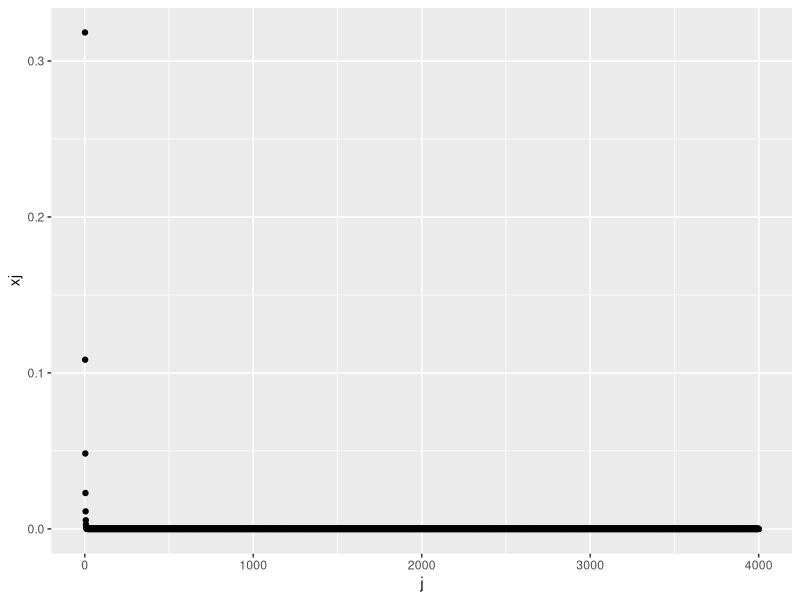
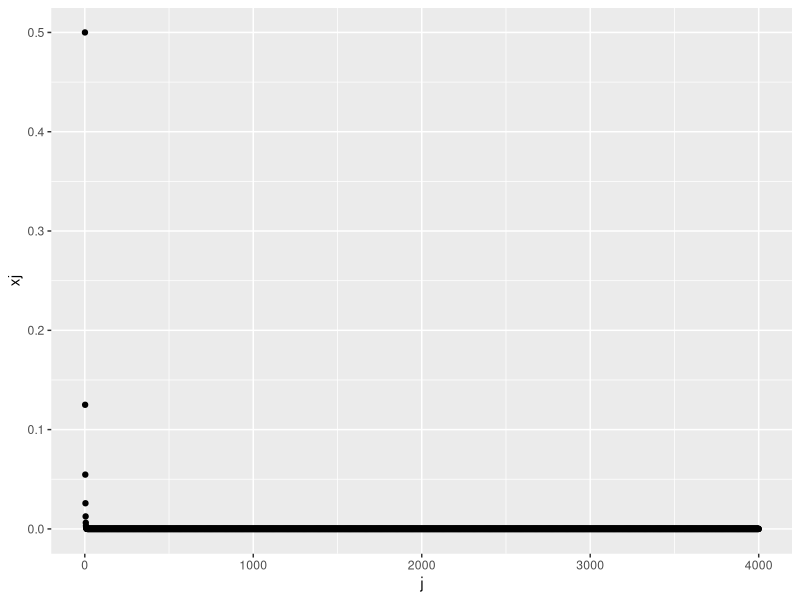
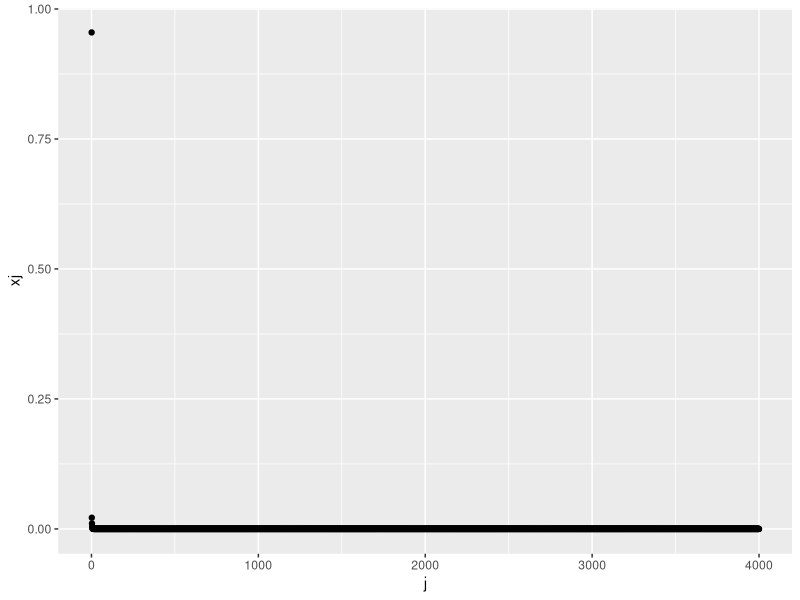
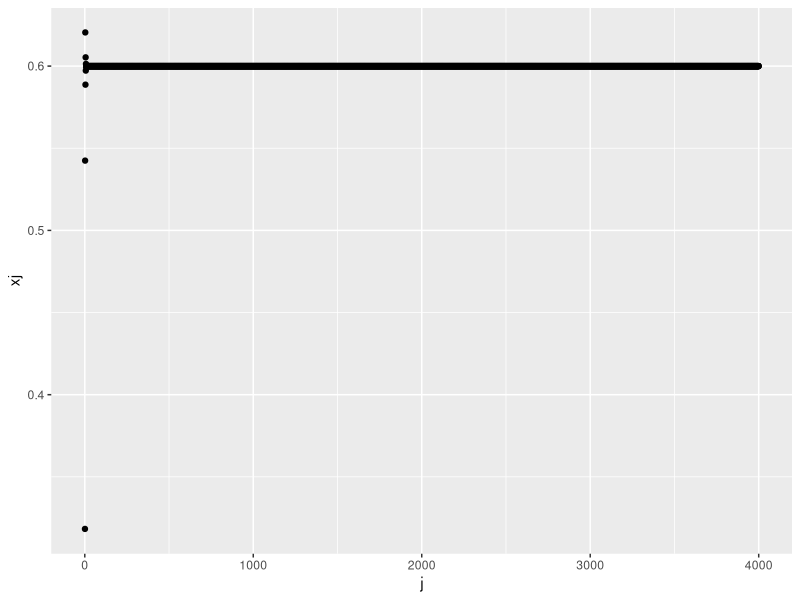
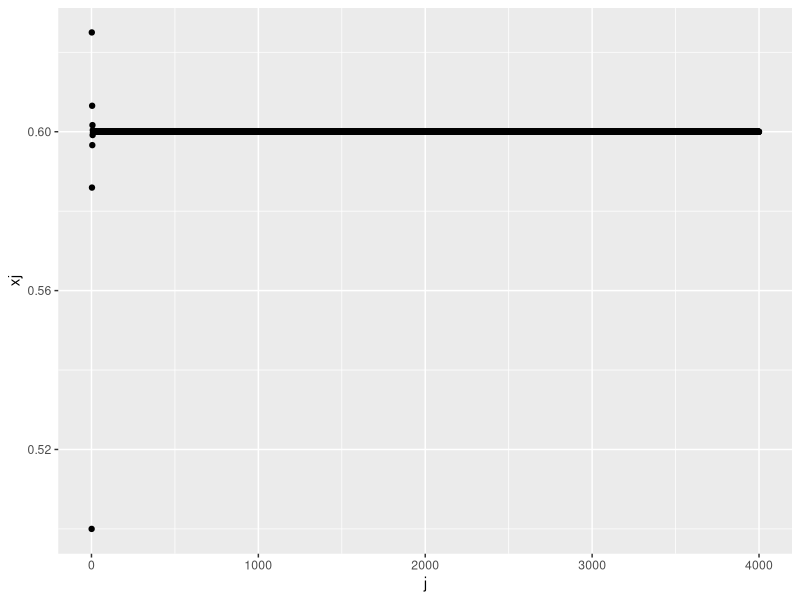
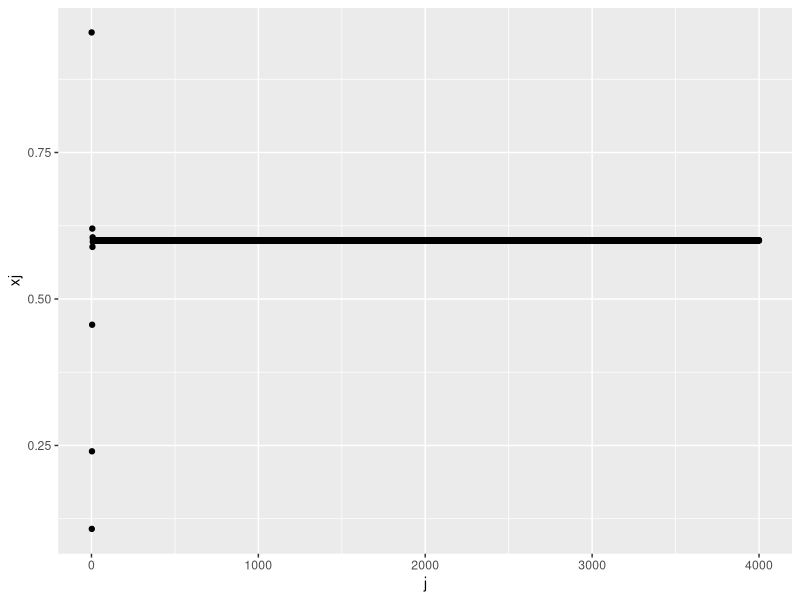
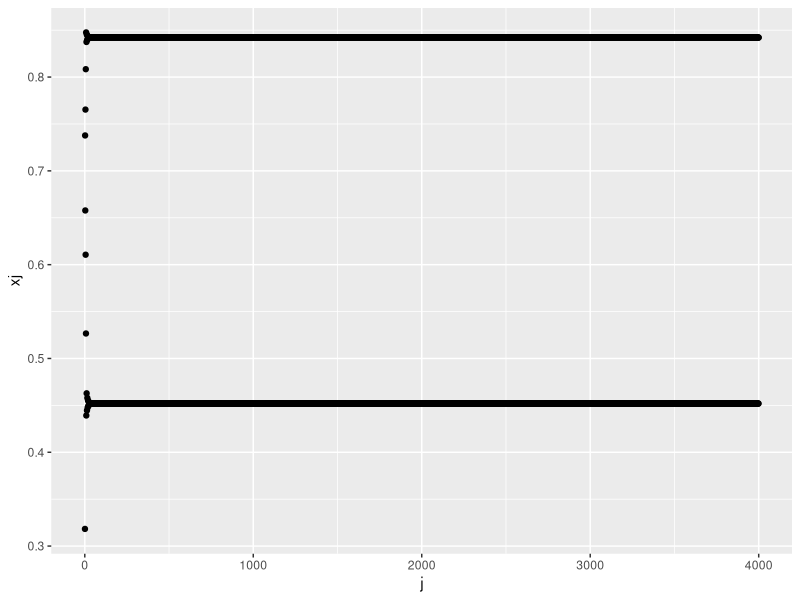
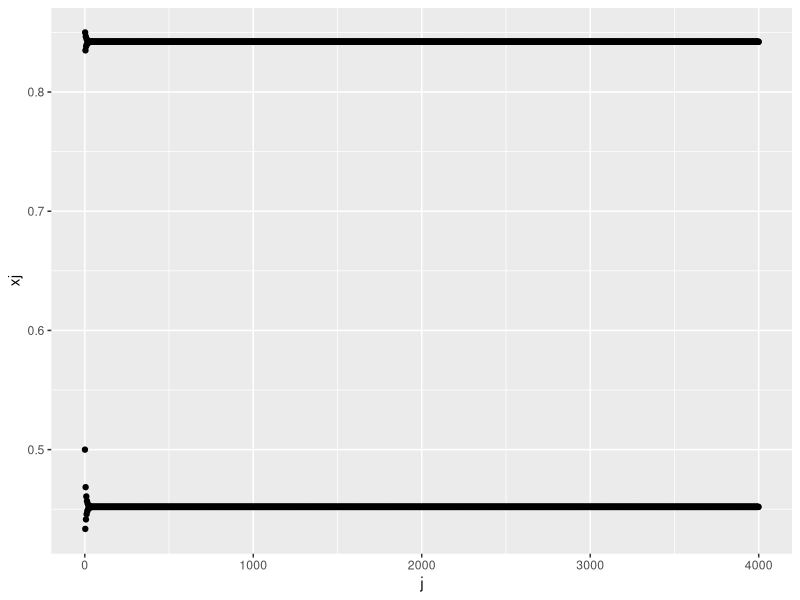

Source code (R) for these figures, in order: (Note: this script raises an error after producing the figures.)
## ---- chunk 1
library (ggplot2)
library(readr)
## ---- chunk 2
q1_f = function(x, r, n, i) {
  r_vec = rep(0,n)
  r_vec[1] = x
  for (j in 2:n) {
    r_vec[j] = r * r_vec[j-1] * ( 1 - r_vec[j-1])
  }
  last_val = r_vec[(n-i+1):n]
  #p = plot (x = 1:n, y = r_vec, xlab = "j", ylab="xj")
  p = qplot ( x = 1:n, y = r_vec, xlab = "j", ylab="xj")
  return(list(x=r_vec, last_x = last_val, plot = p))

}
## ---- chunk 3
q1_ans1 = q1_f (x = 1/pi, r = 0.5, n = 4000, i = 10)
q1_ans1$plot
q1_ans2 = q1_f (x = 0.5, r = 0.5, n = 4000, i = 10)
q1_ans2$plot
q1_ans3 = q1_f (x = 3/pi, r = 0.5, n = 4000, i = 10)
q1_ans3$plot
## ---- chunk 4
q1_ans4 = q1_f (x = 1/pi, r = 2.5, n = 4000, i = 10)
q1_ans4$plot
q1_ans5 = q1_f (x = 0.5, r = 2.5, n = 4000, i = 10)
q1_ans5$plot
q1_ans6 = q1_f (x = 3/pi, r = 2.5, n = 4000, i = 10)
q1_ans6$plot
## ---- chunk 5
q1_ans7 = q1_f (x = 1/pi, r = 3.4, n = 4000, i = 10)
q1_ans7$plot
q1_ans8 = q1_f (x = 0.5, r = 3.4, n = 4000, i = 10)
q1_ans8$plot
q1_ans9 = q1_f (x = 3/pi, r = 3.4, n = 4000, i = 10)
q1_ans9$plot
## ---- chunk 6
q1_ans10 = q1_f (x = 1/pi, r = 4, n = 4000, i = 10)
q1_ans10$plot
q1_ans11 = q1_f (x = 0.5, r = 4, n = 4000, i = 10)
q1_ans11$plot
q1_ans12 = q1_f (x = 3/pi, r = 4, n = 4000, i = 10)
q1_ans12$plot
## ---- chunk 7
state = data.frame(state.x77)

q2_model1 = lm (Life.Exp ~ Population + Income + Illiteracy + 
                  Murder + HS.Grad + Frost +Area  ,data = state)
summary (q2_model1)
## ---- chunk 8
plot(q2_model1)
## ---- chunk 9
q2_model2 = step(q2_model1)
summary(q2_model2)
## ---- chunk 10
anova(q2_model2, q2_model1)
## ---- chunk 11
spector <- read_csv("spector.csv", 
                    locale = locale(tz = ""))
View(spector)
## ---- chunk 12
spector$New = factor(spector$New)
q3_model1 = glm(cbind(Improve, 1-Improve) ~ New + GPA, 
                family = binomial, data = spector)

summary(q3_model1)
## ---- chunk 13
q3_model2 = glm(cbind(Improve, 1-Improve) ~ New * GPA, 
                family = binomial, data = spector)

summary(q3_model2)
## ---- chunk 14
anova(q3_model1, q3_model2, test = "Chisq")
## ---- chunk 15
a_gpa = mean(spector$GPA)
x_star = data.frame (New = factor(c(1,0)), GPA = a_gpa)
x_star$pred = predict(q3_model1, newdata = x_star, type = "response")
x_star
